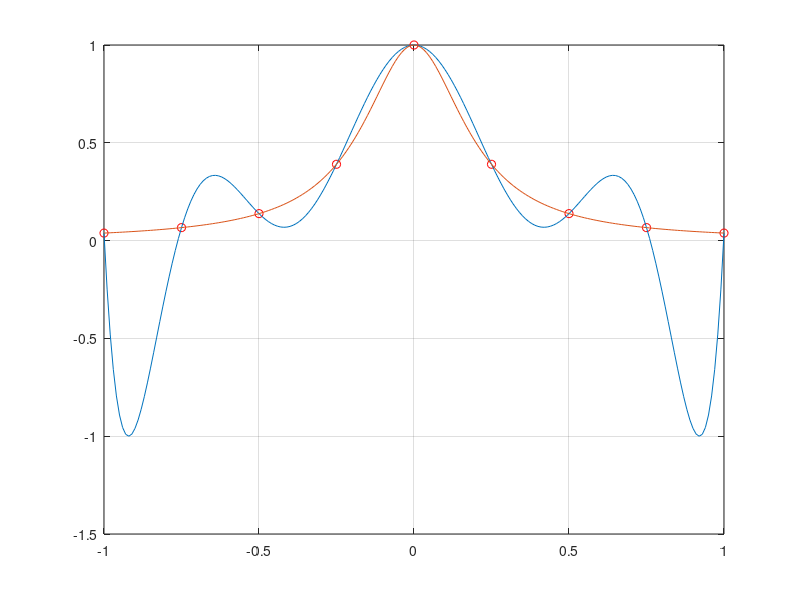

This chart was generated by the following MATLAB code:
x=[-1:0.25:1]; %повторить шаги для девяти точек на отрезке [-1 1] 
y=1./(1+25*x.^2); %сформировать вектор y с 5-ым точками 
p=polyfit(x,y,8) %нахождение коэффициентов интерполирующего полинома 

xx=[-1:0.01:1]; %задать малый шаг 

yy=polyval(p,xx); %нахождение значений функции 
yyy=1./(1+25*xx.^2); %сформировать вектор y с малым шагом 
plot(x,y,'or',xx,yy,xx,yyy),grid %построить 3 графика 
